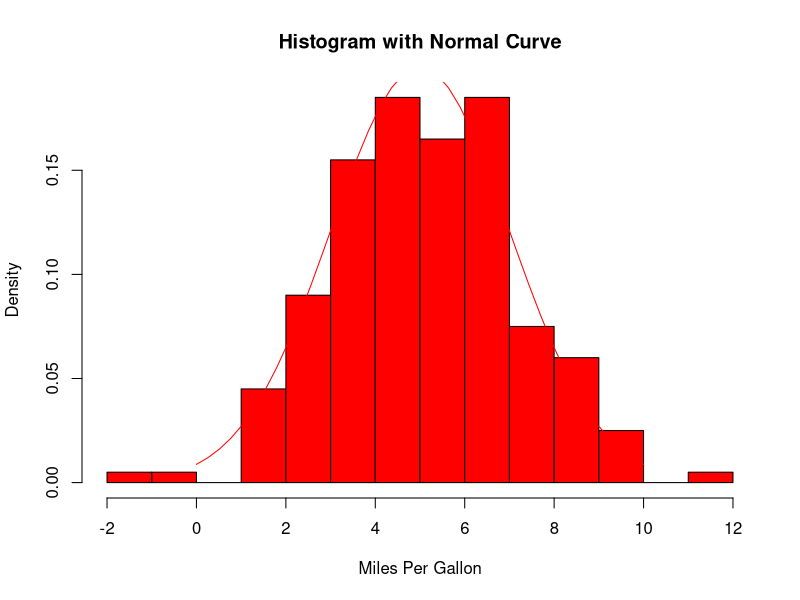
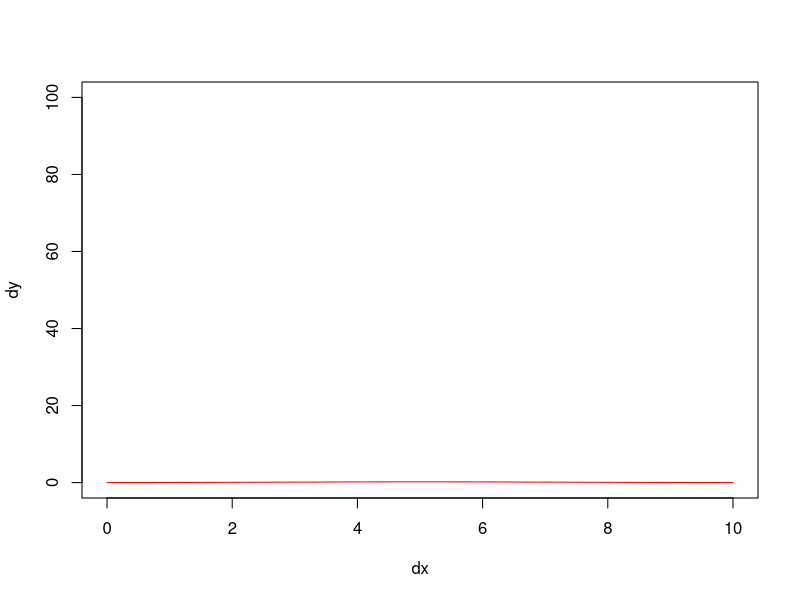
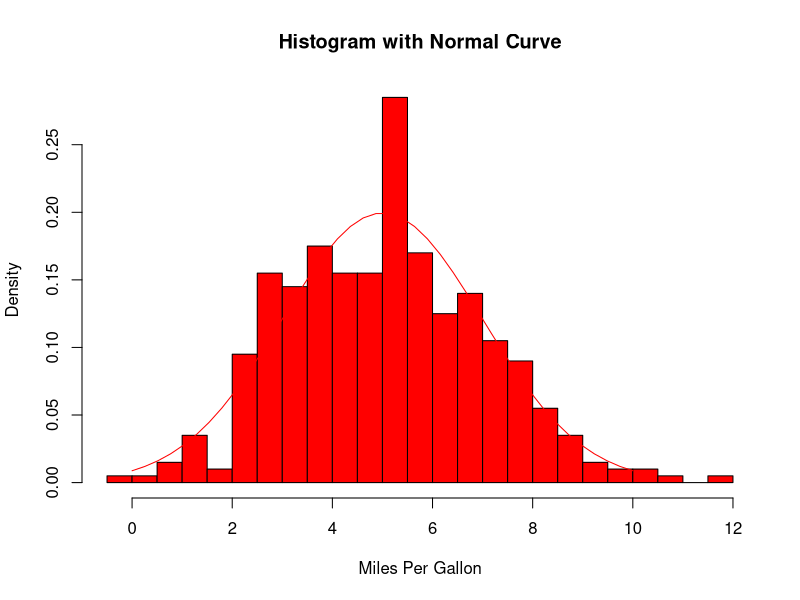
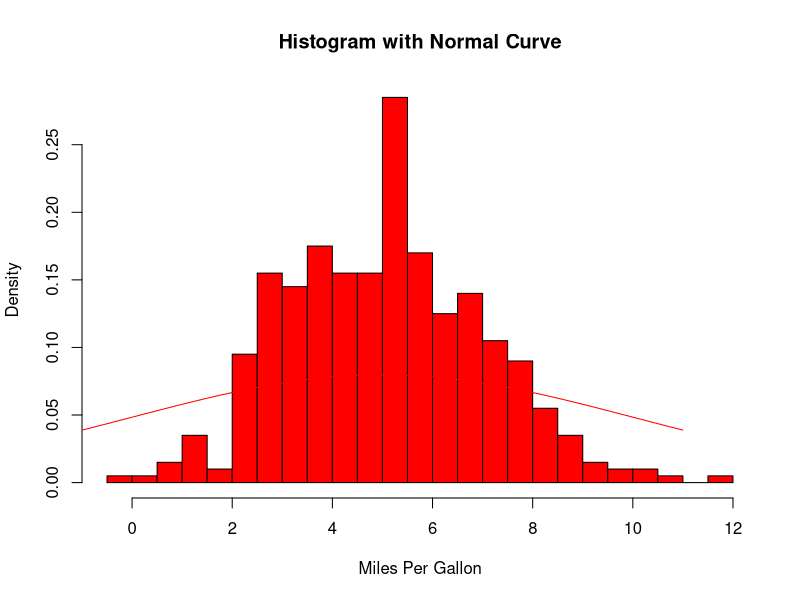
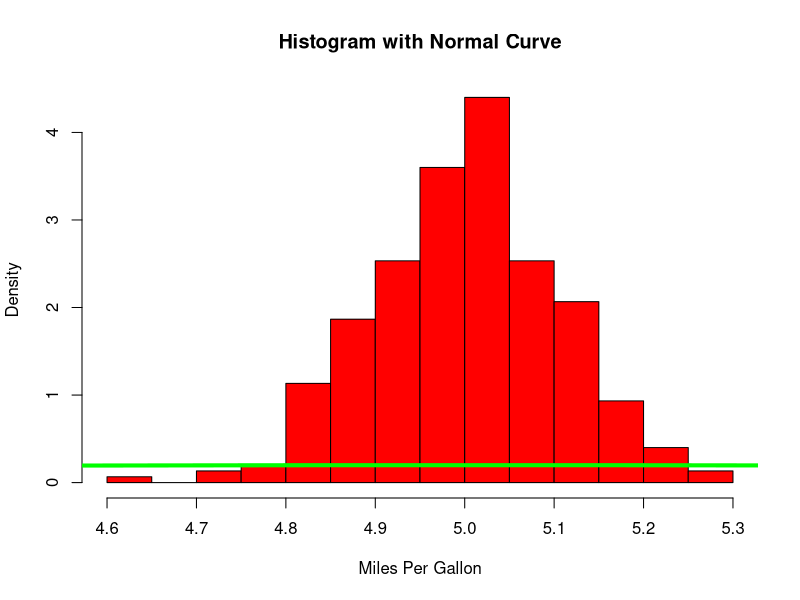
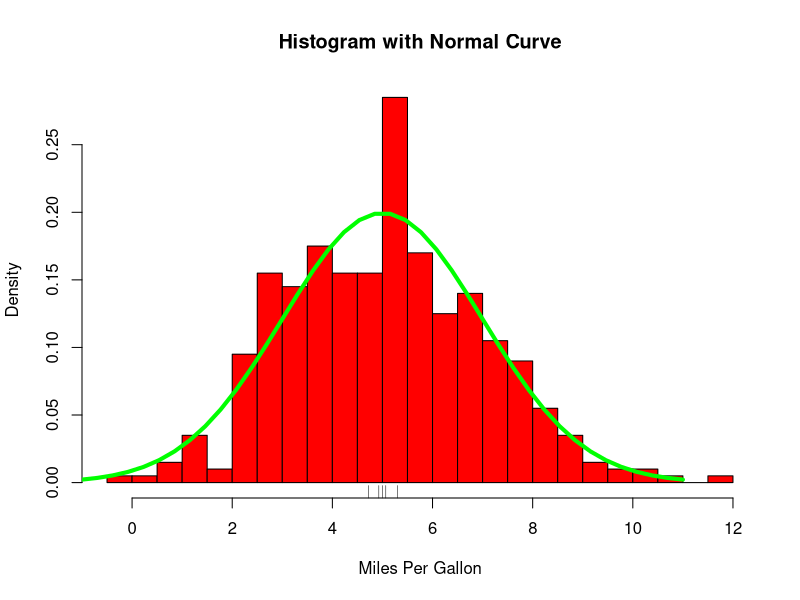

These charts were generated, in order, by the following R code:
## ---- chunk 1
knitr::opts_chunk$set(echo = TRUE)
## ---- chunk 2
x<-rnorm(200,5,2)
h<-hist(x,breaks=10,probability = T,col="red",xlab="Miles Per Gallon",main="Histogram with Normal Curve")
dx<-seq(0,10,length=40)
dy<-dnorm(dx,5,2)#平均5，標準差2
lines(dx,dy,t="l",col="red")
plot(dx,dy,t="l",col="red",xlim=c(0,10),ylim=c(0,100))
## ---- chunk 3
x<-rnorm(400,5,2)
h<-hist(x,breaks=20,probability = T,col="red",xlab="Miles Per Gallon",main="Histogram with Normal Curve")
dx<-seq(0,10,length=40)
dy<-dnorm(dx,5,2)#平均5，標準差2
lines(dx,dy,t="l",col="red")
## ---- chunk 4
N<-400
sm<-5
ss<-2
data<-rnorm(N,sm,ss)
h<-hist(x,breaks=20,probability = T,col="red",xlab="Miles Per Gallon",main="Histogram with Normal Curve")
dx<-seq(sm-ss*3,sm+ss*3,length=40)
dy<-dnorm(dx,sm,sm)#平均5，標準差2
lines(dx,dy,t="l",col="red")
## ---- chunk 5
N<-400
sm<-5
ss<-2
n<-300
ee<-double(n)
for (i in 1:n){
  data<-rnorm(N,sm,ss)
  ee[i]<-mean(data)
}
h<-hist(ee,breaks=20,probability = T,col="red",xlab="Miles Per Gallon",main="Histogram with Normal Curve")
dx<-seq(sm-ss*3,sm+ss*3,length=40)
dy<-dnorm(dx,sm,ss)#平均5，標準差2
lines(dx,dy,t="l",col="green",lwd="4")
## ---- chunk 6
N<-400
sm<-5
ss<-2
n<-300
ee<-double(n)
for (i in 1:n){
  data<-rnorm(N,sm,ss)
  ee[i]<-mean(data)
}
h<-hist(x,breaks=20,probability = T,col="red",xlab="Miles Per Gallon",main="Histogram with Normal Curve")
dx<-seq(sm-ss*3,sm+ss*3,length=40)
dy<-dnorm(dx,sm,ss)#平均5，標準差2
lines(dx,dy,t="l",col="green",lwd="4")
qx<-quantile(ee)
rug(qx)
